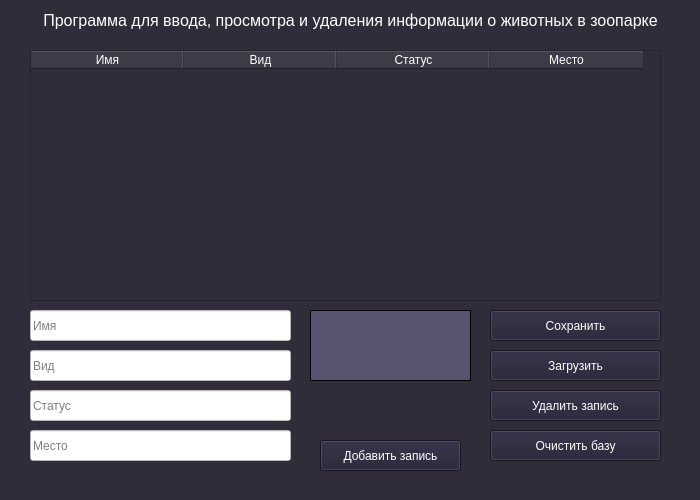
<?xml version="1.0" encoding="UTF-8"?>
<ui version="4.0">
 <class>MainWindow</class>
 <widget class="QMainWindow" name="MainWindow">
  <property name="enabled">
   <bool>true</bool>
  </property>
  <property name="geometry">
   <rect>
    <x>0</x>
    <y>0</y>
    <width>700</width>
    <height>500</height>
   </rect>
  </property>
  <property name="minimumSize">
   <size>
    <width>700</width>
    <height>500</height>
   </size>
  </property>
  <property name="maximumSize">
   <size>
    <width>700</width>
    <height>500</height>
   </size>
  </property>
  <property name="windowTitle">
   <string>MainWindow</string>
  </property>
  <property name="styleSheet">
   <string notr="true">
	background-color: #312C3A;
	color: #fff;
	opacity: 0;

</string>
  </property>
  <widget class="QWidget" name="centralwidget">
   <property name="styleSheet">
    <string notr="true"/>
   </property>
   <widget class="QLabel" name="label_2">
    <property name="geometry">
     <rect>
      <x>0</x>
      <y>0</y>
      <width>701</width>
      <height>41</height>
     </rect>
    </property>
    <property name="styleSheet">
     <string notr="true">font-size: 16px;</string>
    </property>
    <property name="text">
     <string>Программа для ввода, просмотра и удаления информации о животных в зоопарке</string>
    </property>
    <property name="alignment">
     <set>Qt::AlignCenter</set>
    </property>
    <property name="wordWrap">
     <bool>true</bool>
    </property>
   </widget>
   <widget class="QPushButton" name="add_member_button">
    <property name="geometry">
     <rect>
      <x>320</x>
      <y>440</y>
      <width>141</width>
      <height>31</height>
     </rect>
    </property>
    <property name="cursor">
     <cursorShape>PointingHandCursor</cursorShape>
    </property>
    <property name="styleSheet">
     <string notr="true">QPushButton{
background-color: #221F33;
}
QPushButton:hover{
background-color: #585470;
}</string>
    </property>
    <property name="text">
     <string>Добавить запись</string>
    </property>
   </widget>
   <widget class="QWidget" name="widget" native="true">
    <property name="geometry">
     <rect>
      <x>30</x>
      <y>310</y>
      <width>261</width>
      <height>151</height>
     </rect>
    </property>
    <widget class="QLineEdit" name="input_name">
     <property name="geometry">
      <rect>
       <x>0</x>
       <y>0</y>
       <width>261</width>
       <height>31</height>
      </rect>
     </property>
     <property name="styleSheet">
      <string notr="true">background-color: #fff;
color: #000;</string>
     </property>
     <property name="placeholderText">
      <string>Имя</string>
     </property>
    </widget>
    <widget class="QLineEdit" name="input_kind">
     <property name="geometry">
      <rect>
       <x>0</x>
       <y>40</y>
       <width>261</width>
       <height>31</height>
      </rect>
     </property>
     <property name="styleSheet">
      <string notr="true">background-color: #fff;
color: #000;</string>
     </property>
     <property name="placeholderText">
      <string>Вид</string>
     </property>
    </widget>
    <widget class="QLineEdit" name="input_status">
     <property name="geometry">
      <rect>
       <x>0</x>
       <y>80</y>
       <width>261</width>
       <height>31</height>
      </rect>
     </property>
     <property name="styleSheet">
      <string notr="true">background-color: #fff;
color: #000;</string>
     </property>
     <property name="placeholderText">
      <string>Статус</string>
     </property>
    </widget>
    <widget class="QLineEdit" name="input_place">
     <property name="geometry">
      <rect>
       <x>0</x>
       <y>120</y>
       <width>261</width>
       <height>31</height>
      </rect>
     </property>
     <property name="styleSheet">
      <string notr="true">background-color: #fff;
color: #000;</string>
     </property>
     <property name="placeholderText">
      <string>Место</string>
     </property>
    </widget>
   </widget>
   <widget class="QPushButton" name="clear_all_button">
    <property name="geometry">
     <rect>
      <x>490</x>
      <y>430</y>
      <width>171</width>
      <height>31</height>
     </rect>
    </property>
    <property name="cursor">
     <cursorShape>PointingHandCursor</cursorShape>
    </property>
    <property name="styleSheet">
     <string notr="true">QPushButton{
background-color: #221F33;
}
QPushButton:hover{
background-color: #705454;
}</string>
    </property>
    <property name="text">
     <string>Очистить базу</string>
    </property>
   </widget>
   <widget class="QPushButton" name="load_button">
    <property name="geometry">
     <rect>
      <x>490</x>
      <y>350</y>
      <width>171</width>
      <height>31</height>
     </rect>
    </property>
    <property name="cursor">
     <cursorShape>PointingHandCursor</cursorShape>
    </property>
    <property name="styleSheet">
     <string notr="true">QPushButton{
background-color: #221F33;
}
QPushButton:hover{
background-color: #585470;
}</string>
    </property>
    <property name="text">
     <string>Загрузить</string>
    </property>
   </widget>
   <widget class="QPushButton" name="save_button">
    <property name="geometry">
     <rect>
      <x>490</x>
      <y>310</y>
      <width>171</width>
      <height>31</height>
     </rect>
    </property>
    <property name="cursor">
     <cursorShape>PointingHandCursor</cursorShape>
    </property>
    <property name="styleSheet">
     <string notr="true">QPushButton{
background-color: #221F33;
}
QPushButton:hover{
background-color: #585470;
}</string>
    </property>
    <property name="text">
     <string>Сохранить</string>
    </property>
   </widget>
   <widget class="QTableWidget" name="tableWidget">
    <property name="enabled">
     <bool>true</bool>
    </property>
    <property name="geometry">
     <rect>
      <x>30</x>
      <y>50</y>
      <width>631</width>
      <height>251</height>
     </rect>
    </property>
    <property name="palette">
     <palette>
      <active>
       <colorrole role="WindowText">
        <brush brushstyle="SolidPattern">
         <color alpha="255">
          <red>255</red>
          <green>255</green>
          <blue>255</blue>
         </color>
        </brush>
       </colorrole>
       <colorrole role="Button">
        <brush brushstyle="SolidPattern">
         <color alpha="255">
          <red>49</red>
          <green>44</green>
          <blue>58</blue>
         </color>
        </brush>
       </colorrole>
       <colorrole role="Text">
        <brush brushstyle="SolidPattern">
         <color alpha="255">
          <red>255</red>
          <green>255</green>
          <blue>255</blue>
         </color>
        </brush>
       </colorrole>
       <colorrole role="ButtonText">
        <brush brushstyle="SolidPattern">
         <color alpha="255">
          <red>255</red>
          <green>255</green>
          <blue>255</blue>
         </color>
        </brush>
       </colorrole>
       <colorrole role="Base">
        <brush brushstyle="SolidPattern">
         <color alpha="255">
          <red>49</red>
          <green>44</green>
          <blue>58</blue>
         </color>
        </brush>
       </colorrole>
       <colorrole role="Window">
        <brush brushstyle="SolidPattern">
         <color alpha="255">
          <red>49</red>
          <green>44</green>
          <blue>58</blue>
         </color>
        </brush>
       </colorrole>
       <colorrole role="PlaceholderText">
        <brush brushstyle="NoBrush">
         <color alpha="128">
          <red>255</red>
          <green>255</green>
          <blue>255</blue>
         </color>
        </brush>
       </colorrole>
      </active>
      <inactive>
       <colorrole role="WindowText">
        <brush brushstyle="SolidPattern">
         <color alpha="255">
          <red>255</red>
          <green>255</green>
          <blue>255</blue>
         </color>
        </brush>
       </colorrole>
       <colorrole role="Button">
        <brush brushstyle="SolidPattern">
         <color alpha="255">
          <red>49</red>
          <green>44</green>
          <blue>58</blue>
         </color>
        </brush>
       </colorrole>
       <colorrole role="Text">
        <brush brushstyle="SolidPattern">
         <color alpha="255">
          <red>255</red>
          <green>255</green>
          <blue>255</blue>
         </color>
        </brush>
       </colorrole>
       <colorrole role="ButtonText">
        <brush brushstyle="SolidPattern">
         <color alpha="255">
          <red>255</red>
          <green>255</green>
          <blue>255</blue>
         </color>
        </brush>
       </colorrole>
       <colorrole role="Base">
        <brush brushstyle="SolidPattern">
         <color alpha="255">
          <red>49</red>
          <green>44</green>
          <blue>58</blue>
         </color>
        </brush>
       </colorrole>
       <colorrole role="Window">
        <brush brushstyle="SolidPattern">
         <color alpha="255">
          <red>49</red>
          <green>44</green>
          <blue>58</blue>
         </color>
        </brush>
       </colorrole>
       <colorrole role="PlaceholderText">
        <brush brushstyle="NoBrush">
         <color alpha="128">
          <red>255</red>
          <green>255</green>
          <blue>255</blue>
         </color>
        </brush>
       </colorrole>
      </inactive>
      <disabled>
       <colorrole role="WindowText">
        <brush brushstyle="SolidPattern">
         <color alpha="255">
          <red>255</red>
          <green>255</green>
          <blue>255</blue>
         </color>
        </brush>
       </colorrole>
       <colorrole role="Button">
        <brush brushstyle="SolidPattern">
         <color alpha="255">
          <red>49</red>
          <green>44</green>
          <blue>58</blue>
         </color>
        </brush>
       </colorrole>
       <colorrole role="Text">
        <brush brushstyle="SolidPattern">
         <color alpha="255">
          <red>255</red>
          <green>255</green>
          <blue>255</blue>
         </color>
        </brush>
       </colorrole>
       <colorrole role="ButtonText">
        <brush brushstyle="SolidPattern">
         <color alpha="255">
          <red>255</red>
          <green>255</green>
          <blue>255</blue>
         </color>
        </brush>
       </colorrole>
       <colorrole role="Base">
        <brush brushstyle="SolidPattern">
         <color alpha="255">
          <red>49</red>
          <green>44</green>
          <blue>58</blue>
         </color>
        </brush>
       </colorrole>
       <colorrole role="Window">
        <brush brushstyle="SolidPattern">
         <color alpha="255">
          <red>49</red>
          <green>44</green>
          <blue>58</blue>
         </color>
        </brush>
       </colorrole>
       <colorrole role="PlaceholderText">
        <brush brushstyle="NoBrush">
         <color alpha="128">
          <red>255</red>
          <green>255</green>
          <blue>255</blue>
         </color>
        </brush>
       </colorrole>
      </disabled>
     </palette>
    </property>
    <property name="styleSheet">
     <string notr="true">QTableWidget#tableWidget QHeaderView::section{color: #fff; background-color: #585470;}
QTableWidget#tableWidget{color: #fff;}</string>
    </property>
    <property name="rowCount">
     <number>0</number>
    </property>
    <property name="columnCount">
     <number>4</number>
    </property>
    <attribute name="horizontalHeaderCascadingSectionResizes">
     <bool>false</bool>
    </attribute>
    <attribute name="horizontalHeaderMinimumSectionSize">
     <number>153</number>
    </attribute>
    <attribute name="horizontalHeaderDefaultSectionSize">
     <number>153</number>
    </attribute>
    <attribute name="verticalHeaderCascadingSectionResizes">
     <bool>false</bool>
    </attribute>
    <column>
     <property name="text">
      <string>Имя</string>
     </property>
    </column>
    <column>
     <property name="text">
      <string>Вид</string>
     </property>
     <property name="background">
      <color>
       <red>255</red>
       <green>255</green>
       <blue>255</blue>
      </color>
     </property>
    </column>
    <column>
     <property name="text">
      <string>Статус</string>
     </property>
    </column>
    <column>
     <property name="text">
      <string>Место</string>
     </property>
    </column>
   </widget>
   <widget class="QLabel" name="label">
    <property name="geometry">
     <rect>
      <x>310</x>
      <y>310</y>
      <width>161</width>
      <height>71</height>
     </rect>
    </property>
    <property name="styleSheet">
     <string notr="true">background-color: #585470;
border: 1px solid black;</string>
    </property>
    <property name="text">
     <string/>
    </property>
    <property name="alignment">
     <set>Qt::AlignHCenter|Qt::AlignTop</set>
    </property>
    <property name="wordWrap">
     <bool>true</bool>
    </property>
   </widget>
   <widget class="QPushButton" name="clearCell">
    <property name="geometry">
     <rect>
      <x>490</x>
      <y>390</y>
      <width>171</width>
      <height>31</height>
     </rect>
    </property>
    <property name="styleSheet">
     <string notr="true">QPushButton{
background-color: #221F33;
}
QPushButton:hover{
background-color: #705454;
}</string>
    </property>
    <property name="text">
     <string>Удалить запись</string>
    </property>
   </widget>
  </widget>
  <widget class="QStatusBar" name="statusbar"/>
 </widget>
 <resources/>
 <connections/>
</ui>
